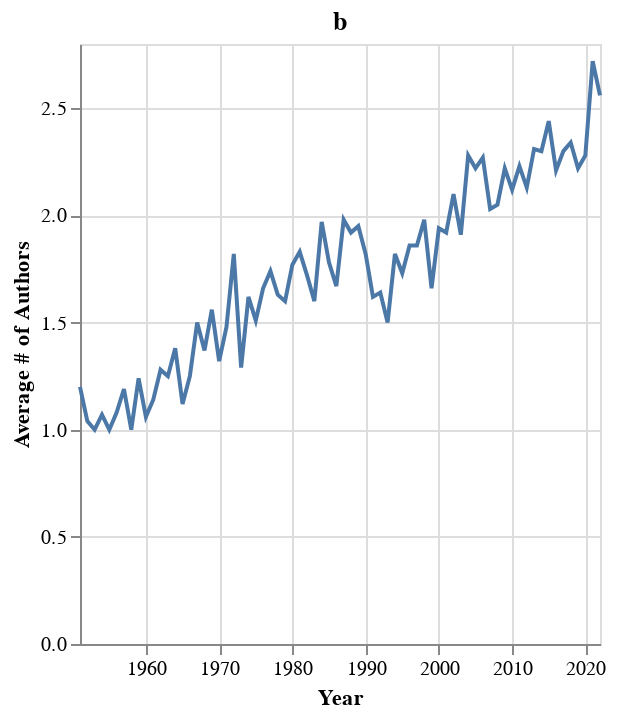

The code cell stored with this chart in its notebook:
### Code cell
yearly_ave_authornum_chart = alt.Chart(transform_year(yearly_ave_authornum)).mark_line().encode(
    
    x = alt.X(
        'year',
        title = 'Year'
    ),
    y = alt.Y(
        'ave_authornum',
        title = 'Average # of Authors'
    )
).properties(
    title = 'b',
    height=300,
    width=260
)

# .configure_axis(
#     labelFontSize=13,
#     titleFontSize=20
# ).configure_legend(
#     titleFontSize=16,
#     labelFontSize=16
# ).configure_title(
#     anchor='start',
#     fontSize=22
# )

yearly_ave_authornum_chart

### Figure 1 — Vega-Lite specification as saved in the notebook (floating-point values rounded to 4 significant figures)
{"config": {"view": {"continuousWidth": 300, "continuousHeight": 300}}, "data": {"name": "data-63ab2ab5f549698bbd48c9aca213c61a"}, "mark": {"type": "line"}, "encoding": {"x": {"field": "year", "title": "Year", "type": "temporal"}, "y": {"field": "ave_authornum", "title": "Average # of Authors", "type": "quantitative"}}, "height": 300, "title": "b", "width": 260, "$schema": "https://vega.github.io/schema/vega-lite/v5.15.1.json", "datasets": {"data-63ab2ab5f549698bbd48c9aca213c61a": [{"year": "1951-01-01T00:00:00", "papernum": 20, "authornu": 24, "ave_authornum": 1.2}, {"year": "1952-01-01T00:00:00", "papernum": 24, "authornu": 25, "ave_authornum": 1.04}, {"year": "1953-01-01T00:00:00", "papernum": 17, "authornu": 17, "ave_authornum": 1.0}, {"year": "1954-01-01T00:00:00", "papernum": 15, "authornu": 16, "ave_authornum": 1.07}, {"year": "1955-01-01T00:00:00", "papernum": 11, "authornu": 11, "ave_authornum": 1.0}, {"year": "1956-01-01T00:00:00", "papernum": 13, "authornu": 14, "ave_authornum": 1.08}, {"year": "1957-01-01T00:00:00", "papernum": 16, "authornu": 19, "ave_authornum": 1.19}, {"year": "1958-01-01T00:00:00", "papernum": 13, "authornu": 13, "ave_authornum": 1.0}, {"year": "1959-01-01T00:00:00", "papernum": 17, "authornu": 21, "ave_authornum": 1.24}, {"year": "1960-01-01T00:00:00", "papernum": 16, "authornu": 17, "ave_authornum": 1.06}, {"year": "1961-01-01T00:00:00", "papernum": 21, "authornu": 24, "ave_authornum": 1.14}, {"year": "1962-01-01T00:00:00", "papernum": 18, "authornu": 23, "ave_authornum": 1.28}, {"year": "1963-01-01T00:00:00", "papernum": 24, "authornu": 30, "ave_authornum": 1.25}, {"year": "1964-01-01T00:00:00", "papernum": 21, "authornu": 29, "ave_authornum": 1.38}, {"year": "1965-01-01T00:00:00", "papernum": 17, "authornu": 19, "ave_authornum": 1.12}, {"year": "1966-01-01T00:00:00", "papernum": 4, "authornu": 5, "ave_authornum": 1.25}, {"year": "1967-01-01T00:00:00", "papernum": 6, "authornu": 9, "ave_authornum": 1.5}, {"year": "1968-01-01T00:00:00", "papernum": 30, "authornu": 41, "ave_authornum": 1.37}, {"year": "1969-01-01T00:00:00", "papernum": 25, "authornu": 39, "ave_authornum": 1.56}, {"year": "1970-01-01T00:00:00", "papernum": 25, "authornu": 33, "ave_authornum": 1.32}, {"year": "1971-01-01T00:00:00", "papernum": 25, "authornu": 37, "ave_authornum": 1.48}, {"year": "1972-01-01T00:00:00", "papernum": 28, "authornu": 51, "ave_authornum": 1.82}, {"year": "1973-01-01T00:00:00", "papernum": 14, "authornu": 18, "ave_authornum": 1.29}, {"year": "1974-01-01T00:00:00", "papernum": 56, "authornu": 91, "ave_authornum": 1.62}, {"year": "1975-01-01T00:00:00", "papernum": 105, "authornu": 159, "ave_authornum": 1.51}, {"year": "1976-01-01T00:00:00", "papernum": 107, "authornu": 178, "ave_authornum": 1.66}, {"year": "1977-01-01T00:00:00", "papernum": 125, "authornu": 217, "ave_authornum": 1.74}, {"year": "1978-01-01T00:00:00", "papernum": 111, "authornu": 181, "ave_authornum": 1.63}, {"year": "1979-01-01T00:00:00", "papernum": 114, "authornu": 182, "ave_authornum": 1.6}, {"year": "1980-01-01T00:00:00", "papernum": 115, "authornu": 204, "ave_authornum": 1.77}, {"year": "1981-01-01T00:00:00", "papernum": 86, "authornu": 157, "ave_authornum": 1.83}, {"year": "1982-01-01T00:00:00", "papernum": 79, "authornu": 136, "ave_authornum": 1.72}, {"year": "1983-01-01T00:00:00", "papernum": 90, "authornu": 144, "ave_authornum": 1.6}, {"year": "1984-01-01T00:00:00", "papernum": 61, "authornu": 120, "ave_authornum": 1.97}, {"year": "1985-01-01T00:00:00", "papernum": 72, "authornu": 128, "ave_authornum": 1.78}, {"year": "1986-01-01T00:00:00", "papernum": 55, "authornu": 92, "ave_authornum": 1.67}, {"year": "1987-01-01T00:00:00", "papernum": 47, "authornu": 93, "ave_authornum": 1.98}, {"year": "1988-01-01T00:00:00", "papernum": 53, "authornu": 102, "ave_authornum": 1.92}, {"year": "1989-01-01T00:00:00", "papernum": 58, "authornu": 113, "ave_authornum": 1.95}, {"year": "1990-01-01T00:00:00", "papernum": 50, "authornu": 91, "ave_authornum": 1.82}, {"year": "1991-01-01T00:00:00", "papernum": 71, "authornu": 115, "ave_authornum": 1.62}, {"year": "1992-01-01T00:00:00", "papernum": 74, "authornu": 121, "ave_authornum": 1.64}, {"year": "1993-01-01T00:00:00", "papernum": 101, "authornu": 152, "ave_authornum": 1.5}, {"year": "1994-01-01T00:00:00", "papernum": 55, "authornu": 100, "ave_authornum": 1.82}, {"year": "1995-01-01T00:00:00", "papernum": 83, "authornu": 144, "ave_authornum": 1.73}, {"year": "1996-01-01T00:00:00", "papernum": 102, "authornu": 190, "ave_authornum": 1.86}, {"year": "1997-01-01T00:00:00", "papernum": 88, "authornu": 164, "ave_authornum": 1.86}, {"year": "1998-01-01T00:00:00", "papernum": 83, "authornu": 164, "ave_authornum": 1.98}, {"year": "1999-01-01T00:00:00", "papernum": 82, "authornu": 136, "ave_authornum": 1.66}, {"year": "2000-01-01T00:00:00", "papernum": 88, "authornu": 171, "ave_authornum": 1.94}, {"year": "2001-01-01T00:00:00", "papernum": 92, "authornu": 177, "ave_authornum": 1.92}, {"year": "2002-01-01T00:00:00", "papernum": 125, "authornu": 263, "ave_authornum": 2.1}, {"year": "2003-01-01T00:00:00", "papernum": 112, "authornu": 214, "ave_authornum": 1.91}, {"year": "2004-01-01T00:00:00", "papernum": 109, "authornu": 248, "ave_authornum": 2.28}, {"year": "2005-01-01T00:00:00", "papernum": 143, "authornu": 318, "ave_authornum": 2.22}, {"year": "2006-01-01T00:00:00", "papernum": 137, "authornu": 311, "ave_authornum": 2.27}, {"year": "2007-01-01T00:00:00", "papernum": 152, "authornu": 308, "ave_authornum": 2.03}, {"year": "2008-01-01T00:00:00", "papernum": 148, "authornu": 304, "ave_authornum": 2.05}, {"year": "2009-01-01T00:00:00", "papernum": 151, "authornu": 335, "ave_authornum": 2.22}, {"year": "2010-01-01T00:00:00", "papernum": 139, "authornu": 295, "ave_authornum": 2.12}, {"year": "2011-01-01T00:00:00", "papernum": 138, "authornu": 308, "ave_authornum": 2.23}, {"year": "2012-01-01T00:00:00", "papernum": 163, "authornu": 348, "ave_authornum": 2.13}, {"year": "2013-01-01T00:00:00", "papernum": 154, "authornu": 355, "ave_authornum": 2.31}, {"year": "2014-01-01T00:00:00", "papernum": 187, "authornu": 431, "ave_authornum": 2.3}, {"year": "2015-01-01T00:00:00", "papernum": 165, "authornu": 402, "ave_authornum": 2.44}, {"year": "2016-01-01T00:00:00", "papernum": 159, "authornu": 352, "ave_authornum": 2.21}, {"year": "2017-01-01T00:00:00", "papernum": 153, "authornu": 352, "ave_authornum": 2.3}, {"year": "2018-01-01T00:00:00", "papernum": 157, "authornu": 368, "ave_authornum": 2.34}, {"year": "2019-01-01T00:00:00", "papernum": 121, "authornu": 269, "ave_authornum": 2.22}, {"year": "2020-01-01T00:00:00", "papernum": 131, "authornu": 299, "ave_authornum": 2.28}, {"year": "2021-01-01T00:00:00", "papernum": 167, "authornu": 455, "ave_authornum": 2.72}, {"year": "2022-01-01T00:00:00", "papernum": 78, "authornu": 200, "ave_authornum": 2.56}]}}
